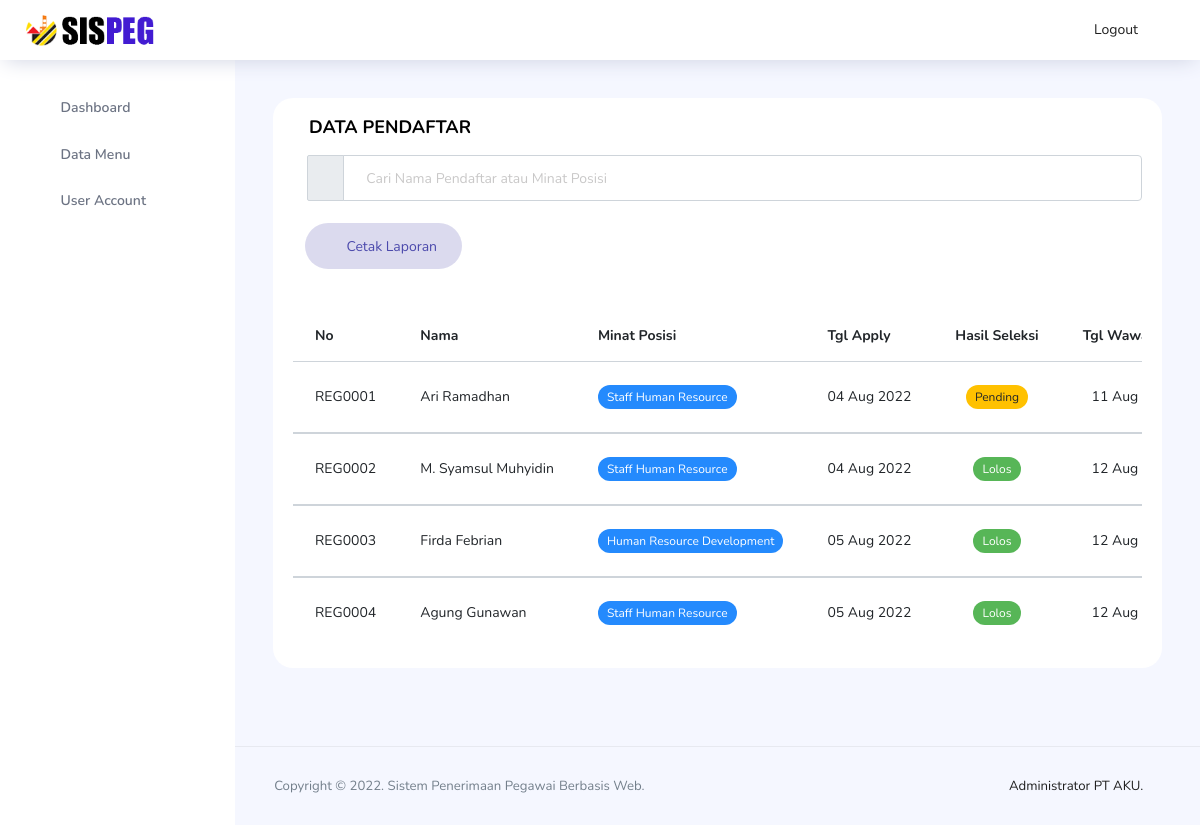
The page /backend-hrd/pages/hal-pendaftar/pendaftar.php (signed in) on the database its author committed.
### tables this page shows
CREATE TABLE `pendaftar` (
  `idreg` varchar(50) NOT NULL,
  `idjob` varchar(50) NOT NULL,
  `name` varchar(55) NOT NULL,
  `gender` varchar(20) NOT NULL,
  `tgl_lahir` date NOT NULL,
  `alamat` text NOT NULL,
  `email` varchar(50) NOT NULL,
  `telp` varchar(20) NOT NULL,
  `pend_terakhir` varchar(50) NOT NULL,
  `url_linkedin` text NOT NULL,
  `url_cv` text NOT NULL,
  `ijazah` varchar(250) NOT NULL,
  `sertifikat` varchar(250) NOT NULL,
  `sim` varchar(250) NOT NULL,
  `status_seleksi` varchar(50) NOT NULL,
  `tgl_wcr` date NOT NULL,
  `status_wcr` varchar(50) NOT NULL,
  `date` timestamp NOT NULL DEFAULT current_timestamp()
);

CREATE TABLE `job` (
  `idjob` varchar(50) NOT NULL,
  `jobname` varchar(30) NOT NULL,
  `jobqualification` text NOT NULL,
  `jobdesc` text NOT NULL,
  `jobstart` date NOT NULL,
  `jobend` date NOT NULL,
  `registerend` date NOT NULL,
  `jobadded` timestamp NOT NULL DEFAULT current_timestamp(),
  `jobloc` text NOT NULL,
  `workingtype` varchar(25) NOT NULL
);

### backend-hrd/pages/hal-pendaftar/pendaftar.php (the view, shortened to what this page needs)
<?php
include "../../../koneksi.php";
?>
<!DOCTYPE html>
<html lang="en">
<head>
  <link rel="stylesheet" href="../../vendors/feather/feather.css">
  <link rel="stylesheet" href="../../vendors/ti-icons/css/themify-icons.css">
  <link rel="stylesheet" href="../../vendors/css/vendor.bundle.base.css">
  <link rel="stylesheet" href="../../vendors/mdi/css/materialdesignicons.min.css">
  <link rel="stylesheet" href="../../css/vertical-layout-light/style.css">
  <link rel='stylesheet' href='https://cdn.jsdelivr.net/npm/sweetalert2@7.12.15/dist/sweetalert2.min.css'>
</head>
<body>
</head>
<body>
  <div class="container-scroller">
    <nav class="navbar col-lg-12 col-12 p-0 fixed-top d-flex flex-row">
      <div class="text-center navbar-brand-wrapper d-flex align-items-center justify-content-center">
        <a class="navbar-brand brand-logo mr-5" href="../../index.php"><img src="../../images/logo aku-nobg-tex.png" class="mr-2" alt="logo"/></a>
      </div>
      <div class="navbar-menu-wrapper d-flex align-items-center justify-content-end">
        <button class="navbar-toggler navbar-toggler align-self-center" type="button" data-toggle="minimize">
          <span class="icon-menu"></span>
        </button>
        <ul class="navbar-nav navbar-nav-right">
          <li class="nav-item nav-profile dropdown">
            <a href="../../../logout.php" class="dropdown-item" onclick="return confirm('Yakin ingin logout?')">
                <i class="ti-power-off text-primary"></i>Logout
            </a>
          </li>
        </ul>
      </div>
    </nav>
    <div class="container-fluid page-body-wrapper">
      <nav class="sidebar sidebar-offcanvas" id="sidebar" >
        <ul class="nav">
          <li class="nav-item">
            <a class="nav-link" href="../../index.php">
              <i class="icon-grid menu-icon"></i>
              <span class="menu-title">Dashboard</span>
            </a>
          </li>
          <li class="nav-item">
            <a class="nav-link" data-toggle="collapse" href="#form-elements" aria-expanded="false" aria-controls="form-elements">
              <i class="icon-layout menu-icon"></i>
              <span class="menu-title">Data Menu</span>
              <i class="menu-arrow"></i>
            </a>
          </li>
          <li class="nav-item">
            <a class="nav-link" href="../hal-user/admin.php">
              <i class="icon-head menu-icon"></i>
              <span class="menu-title">User Account</span>
            </a>
          </li>
        </ul>
      </nav>
      <div class="main-panel">
        <div class="content-wrapper">
          <div class="row-cols">
            <div class="col-xl-13 grid-margin stretch-card">
              <div class="card">
                <div class="card-body">
                  <h4 class="card-title nav-item" id="teksDouble">DATA PENDAFTAR</h4>
        <form action="pendaftar.php" method="GET">
        <ul class="navbar-nav">
            <li class="nav-item nav-search">
            <div class="input-group">
              <div class="input-group-prepend " id="navbar-search-icon">
                <span class="input-group-text" id="search">
                  <i class="icon-search"></i>
                </span>
              </div>
              <input type="text" class="form-control" placeholder="Cari Nama Pendaftar atau Minat Posisi" name="pencarian">
            </div>
            </li>
        </ul>
        </form>
                  <div  class="table-responsive">
                    <br>
                    <a style="margin-left:12px;"
                    class="btn btn-inverse-primary btn-rounded btn-fw float-left" href="cetak_pendaftar.php" target="_blank">
                    <i class="ti-printer btn-icon-prepend">
                    </i>Cetak Laporan</a>
                    <br><br><br><br>
                    <table class="table table-hover">
                    <thead>
                    <tr>
                        <th>No</th>
                        <th>Nama</th>
                        <th>Minat Posisi</th>
                        <th>Tgl Apply</th>
                        <th>Hasil Seleksi</th>
                        <th>Tgl Wawancara</th>
                    </tr>
                    </thead>
                      <?php
                      $queryAdmin = "SELECT * FROM pendaftar INNER JOIN job ON pendaftar.idjob = job.idjob";
                      if(isset($_GET['pencarian'])){
                          $cari = $_GET['pencarian'];
                          $cariData = mysqli_query($koneksi,"SELECT * FROM pendaftar INNER JOIN job ON pendaftar.idjob = job.idjob
                            WHERE name LIKE '%".$cari."%' OR jobname LIKE '%".$cari."%' ORDER BY idreg ");
                      }
                      else{
                          $cariData = mysqli_query($koneksi, $queryAdmin);
                      }
                      while($data = mysqli_fetch_array($cariData)){
                        $idreg = $data['idreg'];
                        $name = $data['name'];
                        $jobname = $data['jobname'];
                        $date = date_format(date_create($data['date']),"d M Y");
                        $tgl_wcr_change = date_format(date_create($data['tgl_wcr']),"d M Y");
                        $status_seleksi = $data['status_seleksi'];
                      ?>
                      <tbody>
                        <tr>
                          <td><?php echo $idreg; ?></td>
                          <td><?php echo $name;?></td>
                          <td><label class="badge badge-info"><?php echo $jobname;?></label></td>
                          <td><?php echo $date; ?></td>
                          <?php if($status_seleksi == 'Pending'){ ?>
                          <td align="center"><label class="badge badge-warning"><?=$status_seleksi;?></label></td>
                          <?php } elseif($status_seleksi == 'Lolos'){ ?>
                          <td align="center"><label class="badge badge-success"><?=$status_seleksi;?></label></td>
                          <?php } else{ ?>
                          <td align="center"><label class="badge badge-danger"><?=$status_seleksi;?></label></td>
                          <?php } ?>
                          <td align="center"><?=$tgl_wcr_change;?></td>
                        </tr>
                      </tbody>
                      <?php
                            }
                      ?>
                    </table>
                  </div>
                </div>
              </div>
            </div>
          </div>
        </div>
        <footer class="footer">
          <div class="d-sm-flex justify-content-center justify-content-sm-between">
            <span class="text-muted text-center text-sm-left d-block d-sm-inline-block">Copyright © 2022. Sistem Penerimaan Pegawai Berbasis Web.</span>
            <span class="float-none float-sm-right d-block mt-1 mt-sm-0 text-center">Administrator PT AKU. <i class="ti-flag text-danger ml-1"></i></span>
          </div>
        </footer>
      </div>
    </div>
  </div>
</body>
</html>

### backend-hrd/pages/hal-pendaftar/pendaftar.php (style rules this page uses)
#teksDouble { margin-left:1rem; }

### rows shown on the page
pendaftar: idreg "REG0001", name "Ari Ramadhan", idjob.jobname "Staff Human Resource", date "04 Aug 2022", status_seleksi "Pending", tgl_wcr "11 Aug…"
pendaftar: idreg "REG0002", name "M. Syamsul Muhyidin", idjob.jobname "Staff Human Resource", date "04 Aug 2022", status_seleksi "Lolos", tgl_wcr "12 Aug…"
pendaftar: idreg "REG0003", name "Firda Febrian", idjob.jobname "Human Resource Development", date "05 Aug 2022", status_seleksi "Lolos", tgl_wcr "12 Aug…"
pendaftar: idreg "REG0004", name "Agung Gunawan", idjob.jobname "Staff Human Resource", date "05 Aug 2022", status_seleksi "Lolos", tgl_wcr "12 Aug…"
